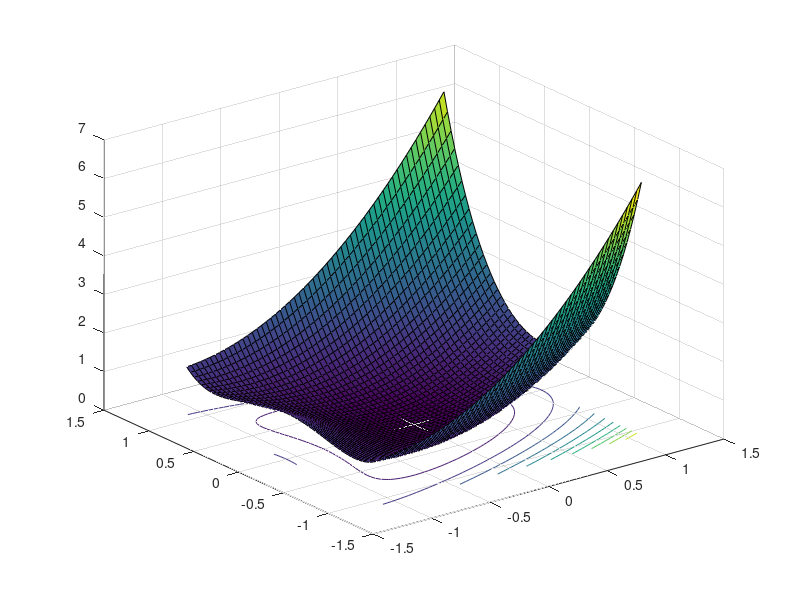

Recreate this plot in MATLAB.
x=[-4:.04:4];
y=x;
[X,Y] = meshgrid(x,y);
V1 = X.^2 + X.*Y + Y.^2 + X .* Y.^3;
%surfc(X,Y,V1);

x=[-1:.04:1];
y=x;
[X,Y] = meshgrid(x,y);
V2 = X.^2 ./ (1 + X.^2) + Y.^2;
#urfc(X,Y,V2);


x=[-1:.04:1];
y=x;
[X,Y] = meshgrid(x,y);
V2 = X.^2 ./ (1 + X.^2) + Y.^2;
%surfc(X,Y,V2);


x=[-4:.04:4];
y=x;
[X,Y] = meshgrid(x,y);
V3 = (X - Y).^2;
%surfc(X,Y,V3);

x=[-2:.04:2];
y=x;
[X,Y] = meshgrid(x,y);
V4 = (((X + Y).^2) ./ (1 + X.^2 + Y.^2)) + (X - Y).^2;
%surfc(X,Y,V4);

x=[-1.1:.04:1.1];
y=x;
[X,Y] = meshgrid(x,y);
V5 = (X+Y.^2).^2 + Y.^2;
surfc(X,Y,V5);
